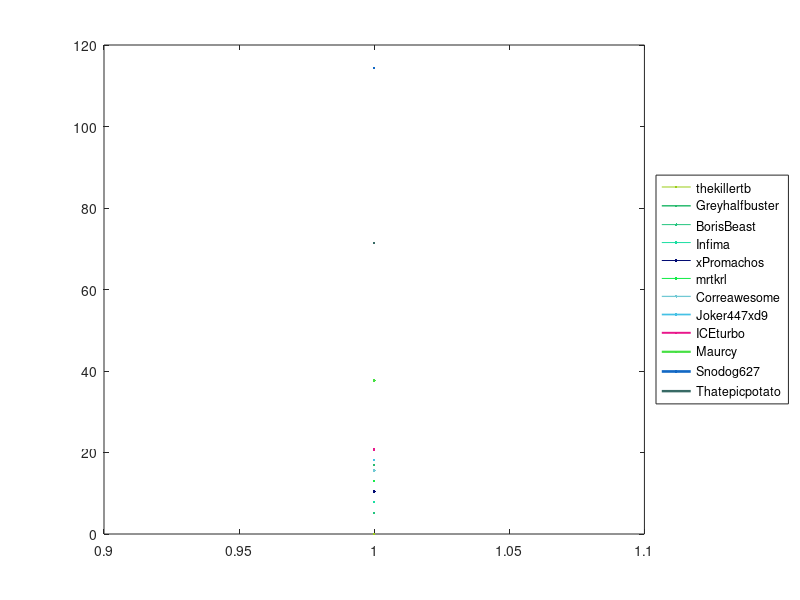

The MATLAB source for this figure:
clear
close all

%%%%%%%%%%%%%%%%%%%%%%%%%%%%%%%%%%%%%%%%%%%%%%%%%%%%%%%%%%%%%%%%%%%%%%%%%%%
% UltraHardCore Team Selector
%%%%%%%%%%%%%%%%%%%%%%%%%%%%%%%%%%%%%%%%%%%%%%%%%%%%%%%%%%%%%%%%%%%%%%%%%%%
% This code was made to randomly assemble teams for The Diorite Experts
% UltraHardCore. However, this code can also be used for different UHC
% competitions, providing a similar ranking system is adopted.
% See more at: https://github.com/Snodog627/TheDioriteExpertsUHC

% The code at first defines the players and their scores. The players that
% are participating in the current season are then selected and some
% simulation criteria may be specified. New players' scores are denoted by
% NaN.

%% Information
addpath('Data','Functions','Figures')
load('DataKJ1.mat')

%% Visualization
NoP = size(Players,2);
NoS = size(Seasons,2);
legdata = cell(NoP,1);
for i = 1:NoP
    if ~isnan(Players(i).RankPosition(NoS))
        LineSize = 2*(1 - (Players(i).RankPosition(NoS)-0.5)/NoP);
    else
        LineSize = 0.1;
    end
    Col = rand(1,3);
    legdata{i} = Players(i).PlayerName;
    
    figure(1)
    plot(1:NoS,Players(i).RankHistory,'LineWidth',LineSize,'Color',Col)
    hold on
end
legend(legdata,'location','eastoutside','Interpreter','none')
